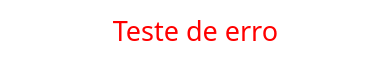
<?xml version="1.0" encoding="UTF-8"?>
<ui version="4.0">
 <class>mensagem</class>
 <widget class="QWidget" name="mensagem">
  <property name="windowModality">
   <enum>Qt::WindowModal</enum>
  </property>
  <property name="enabled">
   <bool>true</bool>
  </property>
  <property name="geometry">
   <rect>
    <x>0</x>
    <y>0</y>
    <width>392</width>
    <height>61</height>
   </rect>
  </property>
  <property name="baseSize">
   <size>
    <width>0</width>
    <height>0</height>
   </size>
  </property>
  <property name="font">
   <font>
    <italic>false</italic>
   </font>
  </property>
  <property name="windowTitle">
   <string>Form</string>
  </property>
  <property name="styleSheet">
   <string notr="true">background-color: rgb(255, 255, 255);
</string>
  </property>
  <widget class="QLabel" name="label_msg">
   <property name="geometry">
    <rect>
     <x>10</x>
     <y>10</y>
     <width>371</width>
     <height>41</height>
    </rect>
   </property>
   <property name="baseSize">
    <size>
     <width>5</width>
     <height>5</height>
    </size>
   </property>
   <property name="font">
    <font>
     <family>Narkisim</family>
     <pointsize>20</pointsize>
     <weight>50</weight>
     <italic>false</italic>
     <bold>false</bold>
     <underline>false</underline>
    </font>
   </property>
   <property name="styleSheet">
    <string notr="true">color: rgb(255, 0, 0);
background-color: rgb(255, 255, 255);</string>
   </property>
   <property name="frameShape">
    <enum>QFrame::NoFrame</enum>
   </property>
   <property name="frameShadow">
    <enum>QFrame::Raised</enum>
   </property>
   <property name="text">
    <string>Teste de erro</string>
   </property>
   <property name="alignment">
    <set>Qt::AlignCenter</set>
   </property>
  </widget>
 </widget>
 <resources/>
 <connections/>
</ui>
